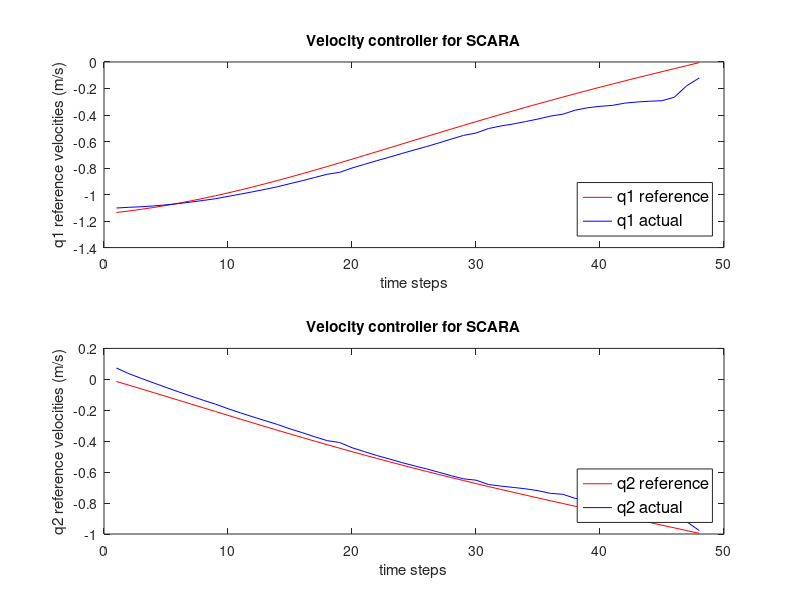

Source code (MATLAB):
q3_p=csvread('joint_reference.csv');  %read data from csv
time = 1:size(q3_p)

figure

subplot (2,1,1)
plot(time,q3_p(:,1),'r',time,q3_p(:,4),'b')
xlabel('time steps')
ylabel('q1 reference velocities (m/s)')
title('Velocity controller for SCARA')
lgd = legend({'q1 reference','q1 actual'},'FontSize',12,'TextColor','black','Location','southeast')

subplot (2,1,2)
plot(time,q3_p(:,2),'r',time,q3_p(:,5),'b')
xlabel('time steps')
ylabel('q2 reference velocities (m/s)')
title('Velocity controller for SCARA')
lgd = legend({'q2 reference','q2 actual'},'FontSize',12,'TextColor','black','Location','southeast')

